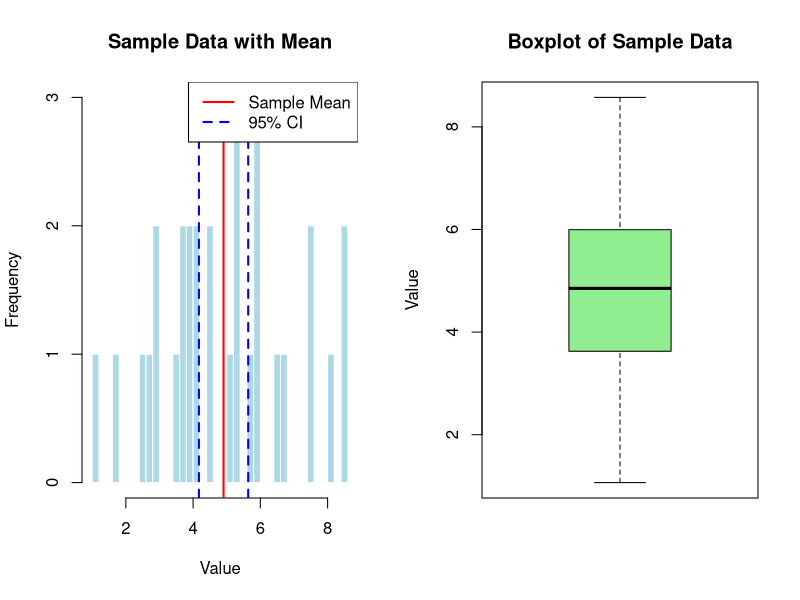

Write R code to recreate this figure.
# ---------------------------------------
# Experiment 6
# Estimation of Population Mean and Variance
# ---------------------------------------

# Population parameters
mu <- 5
sigma <- 2

# Sample size
n <- 30

# For reproducibility
set.seed(123)


# ---------------------------------------
# Generate Sample Data
# ---------------------------------------

sample_data <- rnorm(n,
                     mean = mu,
                     sd = sigma)


# ---------------------------------------
# Calculate Sample Mean
# ---------------------------------------

sample_mean <- mean(sample_data)


# ---------------------------------------
# Calculate Sample Variance
# ---------------------------------------

sample_var <- var(sample_data)


# ---------------------------------------
# 95% Confidence Interval for Mean
# ---------------------------------------

conf_int_mean <- t.test(sample_data)$conf.int


# ---------------------------------------
# 95% Confidence Interval for Variance
# ---------------------------------------

conf_int_var <- c(
  (n - 1) * sample_var /
    qchisq(0.975, df = n - 1),
  
  (n - 1) * sample_var /
    qchisq(0.025, df = n - 1)
)


# ---------------------------------------
# Print Results
# ---------------------------------------

print(paste("Sample Mean:", sample_mean))

print(paste("Sample Variance:", sample_var))

print(paste("95% CI for Mean:",
            conf_int_mean[1],
            "to",
            conf_int_mean[2]))

print(paste("95% CI for Variance:",
            conf_int_var[1],
            "to",
            conf_int_var[2]))


# ---------------------------------------
# Graphs
# ---------------------------------------

par(mfrow = c(1, 2))


# ---------------------------------------
# Graph 1: Histogram
# ---------------------------------------

hist(sample_data,
     breaks = 30,
     col = "lightblue",
     main = "Sample Data with Mean",
     xlab = "Value",
     border = "white")

# Sample mean
abline(v = sample_mean,
       col = "red",
       lwd = 2)

# Confidence interval for mean
abline(v = conf_int_mean[1],
       col = "blue",
       lty = 2,
       lwd = 2)

abline(v = conf_int_mean[2],
       col = "blue",
       lty = 2,
       lwd = 2)

legend("topright",
       legend = c("Sample Mean",
                  "95% CI"),
       col = c("red", "blue"),
       lwd = 2,
       lty = c(1, 2))


# ---------------------------------------
# Graph 2: Boxplot
# ---------------------------------------

boxplot(sample_data,
        col = "lightgreen",
        main = "Boxplot of Sample Data",
        ylab = "Value")


# Reset plot layout
par(mfrow = c(1, 1))
